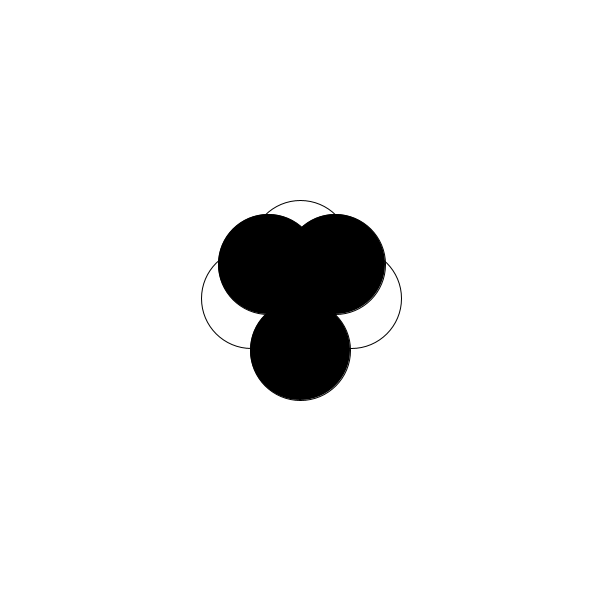
Frame 1 (no input)
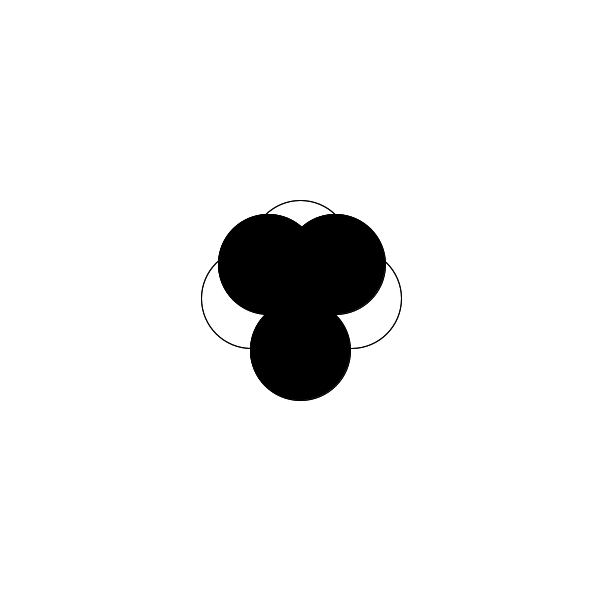
Frame 2 (the mouse pressed at the canvas centre, redrawn once)

The Processing sketch that drew these frames (run headless with seeded random() and noise(); the mouse was pressed at the canvas centre and the sketch redrawn once):

// Processing sketch: processing_85543
// ── processing_85543.pde

  void setup () 
{
  size(600,600);
  //Fond blanc
  background(255); 
  smooth();
}

void draw()
{
  //Je créer une ellipse non remplie. (ellipse en haut)
  noFill();
  ellipse(300,250,100,100);
  //Je créer trois autres ellipses de la même taille. DUPLICATION/JUXTAPOSITION
 fill(0);
  //(Ellipse en bas) 
  ellipse(300,350,100,100);
 noFill(); 
  //Ellipse à gauche) 
  ellipse(251,298,100,100);
  //(Ellipse à droite)
  ellipse(351,298,100,100);
  
  //Nouvelle série de quatre ellipses de la même taille. JUXTAPOSITION
  //Ellipse en haut à gauche
  fill(0);
  ellipse(335,264,100,100);
  //Ellipse en haut à gauche
  ellipse(268,264,100,100);
  
  noLoop();
}
